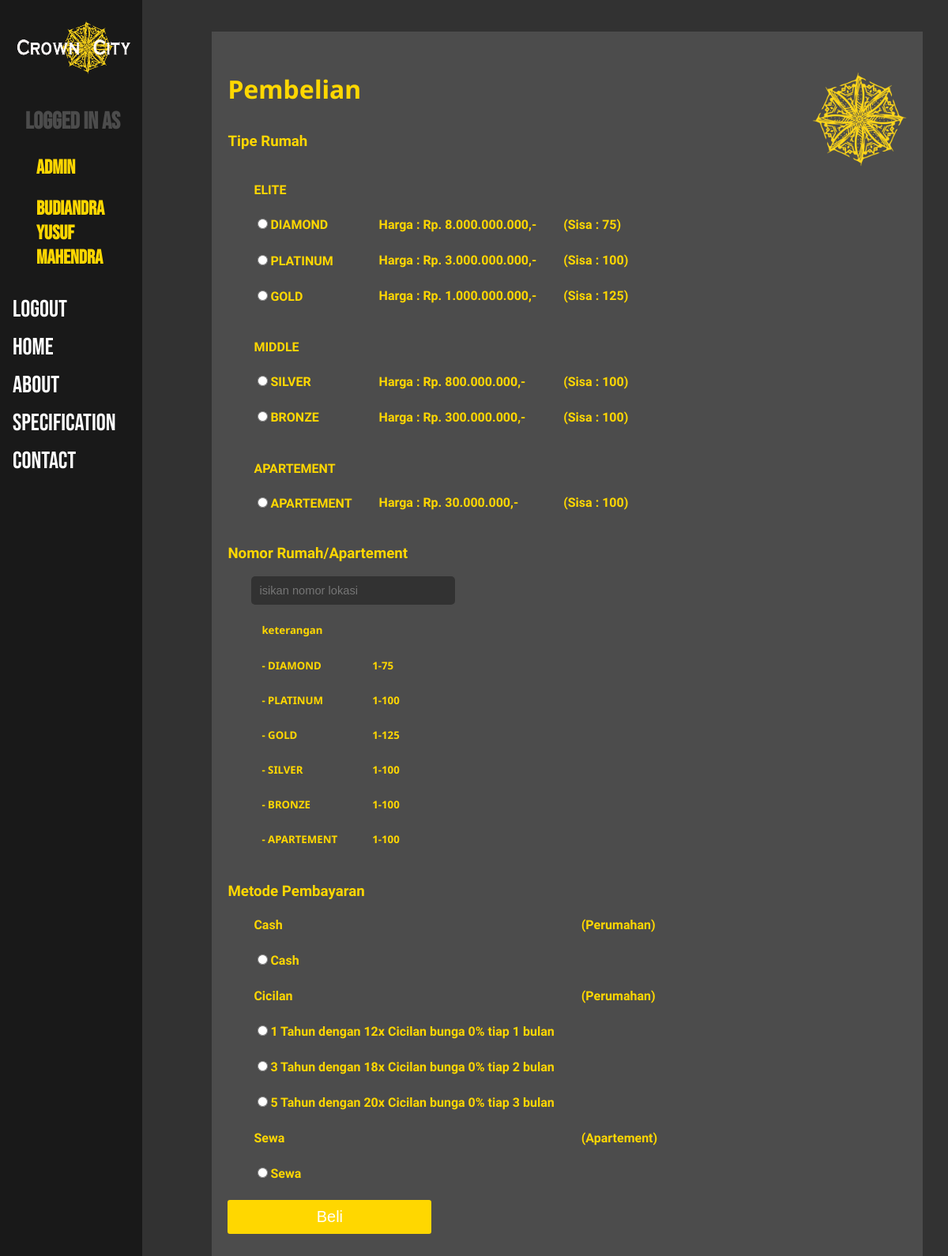
The page /beli.php (signed in) on the database its author committed.
### tables this page shows
CREATE TABLE `perumahan` (
  `id_perumahan` varchar(11) NOT NULL,
  `tipe_perumahan` varchar(11) NOT NULL,
  `subtipe_perumahan` varchar(11) NOT NULL,
  `jumlah` int(11) NOT NULL,
  `harga` double NOT NULL,
  `terjual` int(11) NOT NULL
);

### beli.php (the view, shortened to what this page needs)
<html>
<link rel="stylesheet" type="text/css" href="style.css">
<head>
</head>
<body>
	<div class="sidebar">
		<a href="home.php"><img width="100%" src="logonama.png"></a>
		<?php
		if (isset($_SESSION['status'])) {
			if ($_SESSION['status']=="admin") {
				?>
				<a href="admin.php">
				<h2 style="font-size: 30px;">Logged in As</h2>
				<h2 style="padding: 0px 8px 0px 30px;color: #ffd700;">Admin</h2>
				<h2 style="padding: 0px 8px 0px 30px;color: #ffd700;"><?php echo $_SESSION['nama'] ?></h2>
				</a>
				<a href="process_logout.php">Logout</a>
				<?php
			}
		}
		else {
		 	?>
			<a href="login.php">Login</a>
		 	<?php
		 }
		 ?>
		<a href="home.php">Home</a>
		<a href="about.php">About</a>
		<a href="specification.php">Specification</a>
		<a href="contact.php">Contact</a>
	</div>
	<div class="main">
		<form class="kotak_beli" method="post" action="process_beli.php">
			<?php include 'koneksi.php'; ?>
			<h1>Pembelian<img align="right" width="120px" height="120px" src="logo.png"></h1>
				<table>
			<h3>Tipe Rumah</h3>
			<tr><td><h4 style="margin-bottom: 20px; margin-top: 20px">ELITE</h4></td></tr>
					<tr>
						<td><h4><input type="radio" name="tipe_rumah" value="diamond">DIAMOND</h4></td>
						<td><h4>Harga : Rp. 8.000.000.000,-</h4></td>
						<td><h4><?php
						$diamond = mysqli_query($koneksi,"select * from perumahan where id_perumahan = 'diamond'");
						$diamondD = mysqli_fetch_array($diamond);
						$jumlah = $diamondD['jumlah'];
						echo "(Sisa : ".$jumlah.")"; ?></h4></td>
					</tr>
					<tr>
						<td><h4><input type="radio" name="tipe_rumah" value="platinum">PLATINUM</h4></td>
						<td><h4>Harga : Rp. 3.000.000.000,-</h4></td>
						<td><h4><?php
						$diamond = mysqli_query($koneksi,"select * from perumahan where id_perumahan = 'platinum'");
						$diamondD = mysqli_fetch_array($diamond);
						$jumlah = $diamondD['jumlah'];
						echo "(Sisa : ".$jumlah.")"; ?></h4></td>
					</tr>
					<tr>
						<td><h4><input type="radio" name="tipe_rumah" value="gold">GOLD</h4></td>
						<td><h4>Harga : Rp. 1.000.000.000,-</h4></td>
						<td><h4><?php
						$diamond = mysqli_query($koneksi,"select * from perumahan where id_perumahan = 'gold'");
						$diamondD = mysqli_fetch_array($diamond);
						$jumlah = $diamondD['jumlah'];
						echo "(Sisa : ".$jumlah.")"; ?></h4></td>
					</tr>
			<tr><td><h4 style="margin-bottom: 20px; margin-top: 20px">MIDDLE</h4></td></tr>
					<tr>
						<td><h4><input type="radio" name="tipe_rumah" value="silver">SILVER</h4></td>
						<td><h4>Harga : Rp. 800.000.000,-</h4></td>
						<td><h4><?php
						$diamond = mysqli_query($koneksi,"select * from perumahan where id_perumahan = 'silver'");
						$diamondD = mysqli_fetch_array($diamond);
						$jumlah = $diamondD['jumlah'];
						echo "(Sisa : ".$jumlah.")"; ?></h4></td>
					</tr>
					<tr>
						<td><h4><input type="radio" name="tipe_rumah" value="bronze">BRONZE</h4></td>
						<td><h4>Harga : Rp. 300.000.000,-</h4></td>
						<td><h4><?php
						$diamond = mysqli_query($koneksi,"select * from perumahan where id_perumahan = 'bronze'");
						$diamondD = mysqli_fetch_array($diamond);
						$jumlah = $diamondD['jumlah'];
						echo "(Sisa : ".$jumlah.")"; ?></h4></td>
					</tr>
			<tr><td><h4 style="margin-bottom: 20px; margin-top: 20px">APARTEMENT</h4></td></tr>
					<tr>
						<td><h4><input type="radio" name="tipe_rumah" value="apartement">APARTEMENT</h4></td>
						<td><h4>Harga : Rp. 30.000.000,-</h4></td>
						<td><h4><?php
						$diamond = mysqli_query($koneksi,"select * from perumahan where id_perumahan = 'apartement'");
						$diamondD = mysqli_fetch_array($diamond);
						$jumlah = $diamondD['jumlah'];
						echo "(Sisa : ".$jumlah.")"; ?></h4></td>
					</tr>
				</table>
			<h3>Nomor Rumah/Apartement</h3>
			<input type="text" name="nomor" class="form_beli" placeholder="isikan nomor lokasi" required="required">
			<table class="keterangan">
				<tr>
					<td><h5>keterangan</h5></td>
				</tr>
				<tr>
					<td><h5>- DIAMOND</h5></td>
					<td><h5>1-75</h5></td>
				</tr>
				<tr>
					<td><h5>- PLATINUM</h5></td>
					<td><h5>1-100</h5></td>
				</tr>
				<tr>
					<td><h5>- GOLD</h5></td>
					<td><h5>1-125</h5></td>
				</tr>
				<tr>
					<td><h5>- SILVER</h5></td>
					<td><h5>1-100</h5></td>
				</tr>
				<tr>
					<td><h5>- BRONZE</h5></td>
					<td><h5>1-100</h5></td>
				</tr>
				<tr>
					<td><h5>- APARTEMENT</h5></td>
					<td><h5>1-100</h5></td>
				</tr>
			</table>
			<h3>Metode Pembayaran</h3>
			<table>
				<tr>
					<td><h4>Cash</h4></td>
					<td><h4>(Perumahan)</h4></td>
				</tr>
				<tr>
					<td><h4><input type="radio" name="tipe_pembayaran" value="cash">Cash</h4></td>
				</tr>
				<tr>
					<td><h4>Cicilan</h4></td>
					<td><h4>(Perumahan)</h4></td>
				</tr>
				<tr>
					<td><h4><input type="radio" name="tipe_pembayaran" value="12x">1 Tahun dengan 12x Cicilan bunga 0% tiap 1 bulan</h4></td>
				</tr>
				<tr>
					<td><h4><input type="radio" name="tipe_pembayaran" value="18x">3 Tahun dengan 18x Cicilan bunga 0% tiap 2 bulan</h4></td>
				</tr>
				<tr>
					<td><h4><input type="radio" name="tipe_pembayaran" value="20x">5 Tahun dengan 20x Cicilan bunga 0% tiap 3 bulan</h4></td>
				</tr>
				<tr>
					<td><h4>Sewa</h4></td>
					<td><h4>(Apartement)</h4></td>
				</tr>
				<tr>
					<td><h4><input type="radio" name="tipe_pembayaran" value="sewa">Sewa</h4></td>
				</tr>
			</table>
		 	<button class="tombol_beli">Beli</button>
		 	<br>
		 	<br>
		</form>
	</div>
</body>
</html>

### style.css (style rules this page uses)
.sidebar { height: 100%; width: 15%; position: fixed; z-index: 1; top: 0; left: 0; background-color: #191919; overflow-x: hidden; padding-top: 16px; }
.sidebar a { padding: 6px 8px 6px 16px; text-decoration: none; font-size: 30px; color: white; display: block; font-family: 'bebas neue' }
.sidebar h2 { padding: 0px 8px 0px 16px; font-size: 25px;color: #4c4c4c; font-family: 'bebas neue'; }
.main { margin-left: 20%; padding: 0px 10px; }
h5 { color: #ffd700; font-family: 'noto sans'; }
h1 { color: #ffd700; font-family: 'noto sans'; }
body { background-color: #323232; }
h3 { color: #ffd700; font-family: 'solway'; }
h4 { color: #ffd700; font-family: 'solway'; margin-left: 30px; }
h2 { color: #ffd700; font-size: 40px; font-family: 'noto sans'; }
.kotak_beli { width: 900px; background: #4c4c4c; margin: 40px auto; padding: 30px 20px; }
.tombol_beli { background: #ffd700; color: white; font-size: 15pt; width: 30%; border: none; border-radius: 3px; padding: 10px 20px; }
.form_beli { box-sizing : border-box; width: 30%; padding: 10px; font-size: 11pt; margin-bottom: 20px; margin-left: 30px; background: #323232; border-radius: 5px; border: 0; color: white; }
.keterangan h5 { margin-left: 40px; }
* { box-sizing: border-box }

### rows shown on the page
perumahan: jumlah "75"
perumahan: jumlah "100"
perumahan: jumlah "125"
perumahan: jumlah "100"
perumahan: jumlah "100"
perumahan: jumlah "100"

### other values the page prints
$_SESSION['nama'] "Budiandra Yusuf Mahendra"
